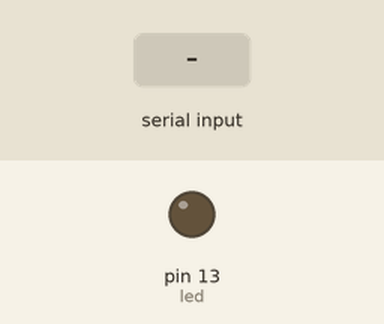
The sketch below on a simulated Arduino Uno, built with avr-gcc and run on an emulated ATmega328P. Shown: output pins drawn as LEDs (lit = HIGH). Inputs (shaded band) come from the test bench.

Above: at 1.2 s.
1.3 s: "1" received over Serial
At 2.1 s:
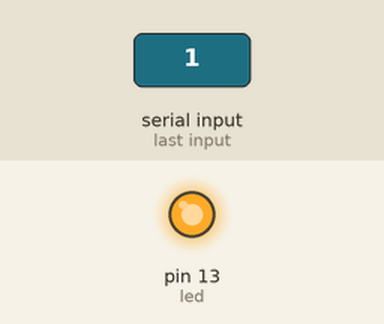
2.8 s: "0" received over Serial
At 3.3 s:
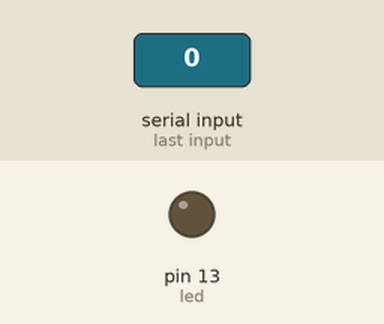
Timing chart, 0 to 5.8 s (numbered marks = the images above; inputs shaded):
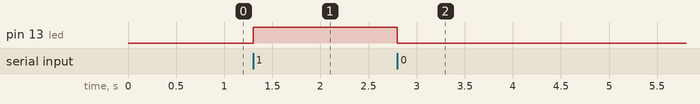

Measured:
- after the input at 1.3 s, pin 13 (led): LOW → HIGH at once
- after the input at 2.8 s, pin 13 (led): HIGH → LOW at once

The sketch:

toogleLED-arduino.ino
```cpp
int led = 13;

void setup() {
   Serial.begin(115200);
   pinMode(led, OUTPUT);
   digitalWrite(led, LOW);
}

void loop() { }

void serialEvent() {
    char inChar = (char)Serial.read();
    int state = inChar == '1' ? HIGH : LOW;
    digitalWrite(led, state);
}
```
